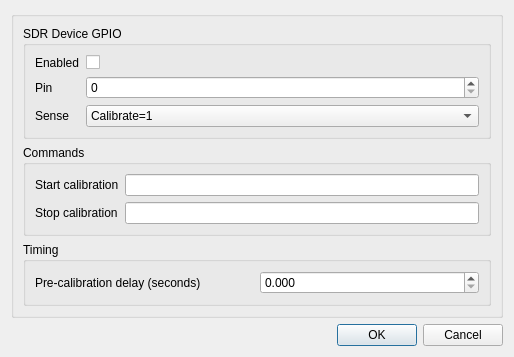
<?xml version="1.0" encoding="UTF-8"?>
<ui version="4.0">
 <class>RadioAstronomyCalibrationDialog</class>
 <widget class="QDialog" name="RadioAstronomyCalibrationDialog">
  <property name="geometry">
   <rect>
    <x>0</x>
    <y>0</y>
    <width>514</width>
    <height>345</height>
   </rect>
  </property>
  <property name="font">
   <font>
    <family>Liberation Sans</family>
    <pointsize>9</pointsize>
   </font>
  </property>
  <property name="windowTitle">
   <string>Calibration Settings</string>
  </property>
  <layout class="QVBoxLayout" name="verticalLayout">
   <item>
    <widget class="QGroupBox" name="groupBox">
     <property name="sizePolicy">
      <sizepolicy hsizetype="Preferred" vsizetype="Expanding">
       <horstretch>0</horstretch>
       <verstretch>0</verstretch>
      </sizepolicy>
     </property>
     <layout class="QVBoxLayout" name="verticalLayout_3">
      <item>
       <widget class="QGroupBox" name="gpioGroup">
        <property name="title">
         <string>SDR Device GPIO</string>
        </property>
        <layout class="QFormLayout" name="formLayout_4">
         <item row="1" column="0">
          <widget class="QLabel" name="gpioEnabledLabel">
           <property name="text">
            <string>Enabled</string>
           </property>
          </widget>
         </item>
         <item row="1" column="1">
          <widget class="QCheckBox" name="gpioEnabled">
           <property name="toolTip">
            <string>Check to enable setting a GPIO pin in SDR to enable calibration</string>
           </property>
           <property name="text">
            <string/>
           </property>
          </widget>
         </item>
         <item row="2" column="0">
          <widget class="QLabel" name="gpioPinLabel">
           <property name="text">
            <string>Pin</string>
           </property>
          </widget>
         </item>
         <item row="2" column="1">
          <widget class="QSpinBox" name="gpioPin">
           <property name="toolTip">
            <string>SDR GPIO pin to set to start/stop calibration</string>
           </property>
           <property name="maximum">
            <number>3</number>
           </property>
          </widget>
         </item>
         <item row="3" column="0">
          <widget class="QLabel" name="gpioSenseLabel">
           <property name="text">
            <string>Sense</string>
           </property>
          </widget>
         </item>
         <item row="3" column="1">
          <widget class="QComboBox" name="gpioSense">
           <property name="toolTip">
            <string>Whether pin should be set to 1 or 0 to enable calibration</string>
           </property>
           <property name="currentIndex">
            <number>1</number>
           </property>
           <item>
            <property name="text">
             <string>Calibrate=0</string>
            </property>
           </item>
           <item>
            <property name="text">
             <string>Calibrate=1</string>
            </property>
           </item>
          </widget>
         </item>
        </layout>
       </widget>
      </item>
      <item>
       <widget class="QGroupBox" name="commandGroup">
        <property name="title">
         <string>Commands</string>
        </property>
        <layout class="QGridLayout" name="gridLayout">
         <item row="2" column="0">
          <widget class="QLabel" name="stopCalCommandLabel">
           <property name="text">
            <string>Stop calibration</string>
           </property>
          </widget>
         </item>
         <item row="1" column="2">
          <widget class="QLineEdit" name="startCalCommand">
           <property name="toolTip">
            <string>Program/script to execute to start calibration</string>
           </property>
          </widget>
         </item>
         <item row="1" column="0">
          <widget class="QLabel" name="startCalCommandLabel">
           <property name="text">
            <string>Start calibration</string>
           </property>
          </widget>
         </item>
         <item row="2" column="2">
          <widget class="QLineEdit" name="stopCalCommand">
           <property name="toolTip">
            <string>Program/script to execute to stop calibration</string>
           </property>
          </widget>
         </item>
        </layout>
       </widget>
      </item>
      <item>
       <widget class="QGroupBox" name="timingGroup">
        <property name="title">
         <string>Timing</string>
        </property>
        <layout class="QHBoxLayout" name="horizontalLayout_2">
         <item>
          <widget class="QLabel" name="calCommandDelayLabel">
           <property name="text">
            <string>Pre-calibration delay (seconds)</string>
           </property>
          </widget>
         </item>
         <item>
          <widget class="QDoubleSpinBox" name="calCommandDelay">
           <property name="toolTip">
            <string>Delay in seconds after command/GPIO before calibration starts</string>
           </property>
           <property name="decimals">
            <number>3</number>
           </property>
           <property name="minimum">
            <double>0.000000000000000</double>
           </property>
           <property name="maximum">
            <double>100.000000000000000</double>
           </property>
           <property name="value">
            <double>0.000000000000000</double>
           </property>
          </widget>
         </item>
        </layout>
       </widget>
      </item>
      <item>
       <spacer name="verticalSpacer">
        <property name="orientation">
         <enum>Qt::Vertical</enum>
        </property>
        <property name="sizeHint" stdset="0">
         <size>
          <width>20</width>
          <height>40</height>
         </size>
        </property>
       </spacer>
      </item>
     </layout>
    </widget>
   </item>
   <item>
    <widget class="QDialogButtonBox" name="buttonBox">
     <property name="orientation">
      <enum>Qt::Horizontal</enum>
     </property>
     <property name="standardButtons">
      <set>QDialogButtonBox::Cancel|QDialogButtonBox::Ok</set>
     </property>
    </widget>
   </item>
  </layout>
 </widget>
 <tabstops>
  <tabstop>gpioEnabled</tabstop>
  <tabstop>gpioPin</tabstop>
  <tabstop>gpioSense</tabstop>
  <tabstop>startCalCommand</tabstop>
  <tabstop>stopCalCommand</tabstop>
  <tabstop>calCommandDelay</tabstop>
 </tabstops>
 <resources>
  <include location="../../../sdrgui/resources/res.qrc"/>
 </resources>
 <connections>
  <connection>
   <sender>buttonBox</sender>
   <signal>accepted()</signal>
   <receiver>RadioAstronomyCalibrationDialog</receiver>
   <slot>accept()</slot>
   <hints>
    <hint type="sourcelabel">
     <x>248</x>
     <y>254</y>
    </hint>
    <hint type="destinationlabel">
     <x>157</x>
     <y>274</y>
    </hint>
   </hints>
  </connection>
  <connection>
   <sender>buttonBox</sender>
   <signal>rejected()</signal>
   <receiver>RadioAstronomyCalibrationDialog</receiver>
   <slot>reject()</slot>
   <hints>
    <hint type="sourcelabel">
     <x>316</x>
     <y>260</y>
    </hint>
    <hint type="destinationlabel">
     <x>286</x>
     <y>274</y>
    </hint>
   </hints>
  </connection>
 </connections>
</ui>
